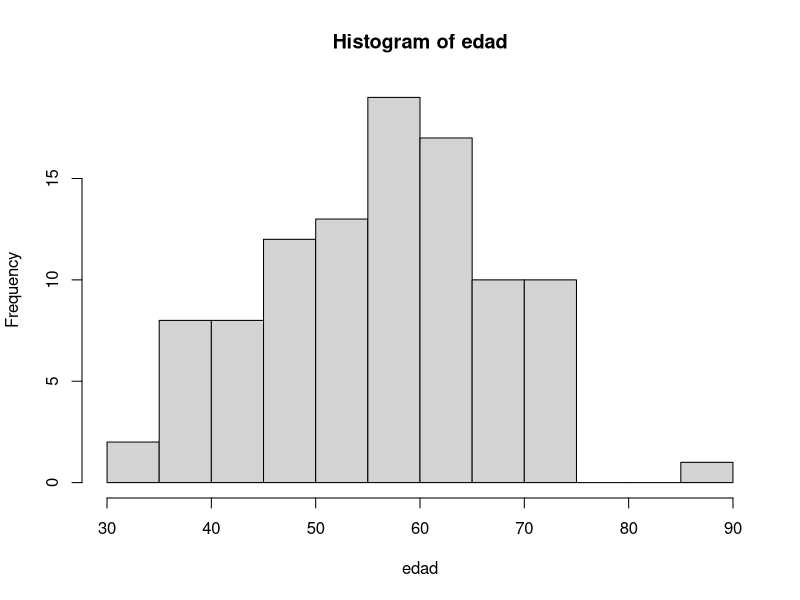
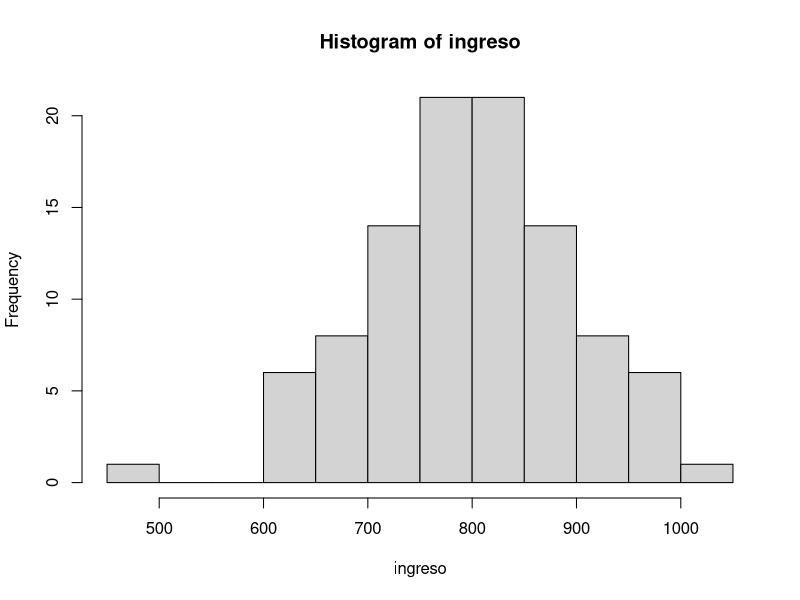

Recreate these plots in R, in order.
# Practica 2
# Introduccion a la econometria

# Parte 1: Estadistica descriptiva

# Instalar y abrir librerias
install.packages("readxl")
library(readxl)

# Abrir datos
dat = read_xlsx("dat_clase2.xlsx")

summary(dat)

edad = dat$age
ingreso = dat$inc

# Estadistica descriptiva
mean(edad)
median(edad)
sd(edad)

mean(ingreso)
median(ingreso)
sd(ingreso)

# Cuantiles
quantile(edad)
quantile(edad,0.5)
median(edad)

# Histograma
hist(edad)
hist(ingreso)

# Generar numeros aleatorios
a = runif(100)
b = runif(100,0,50)